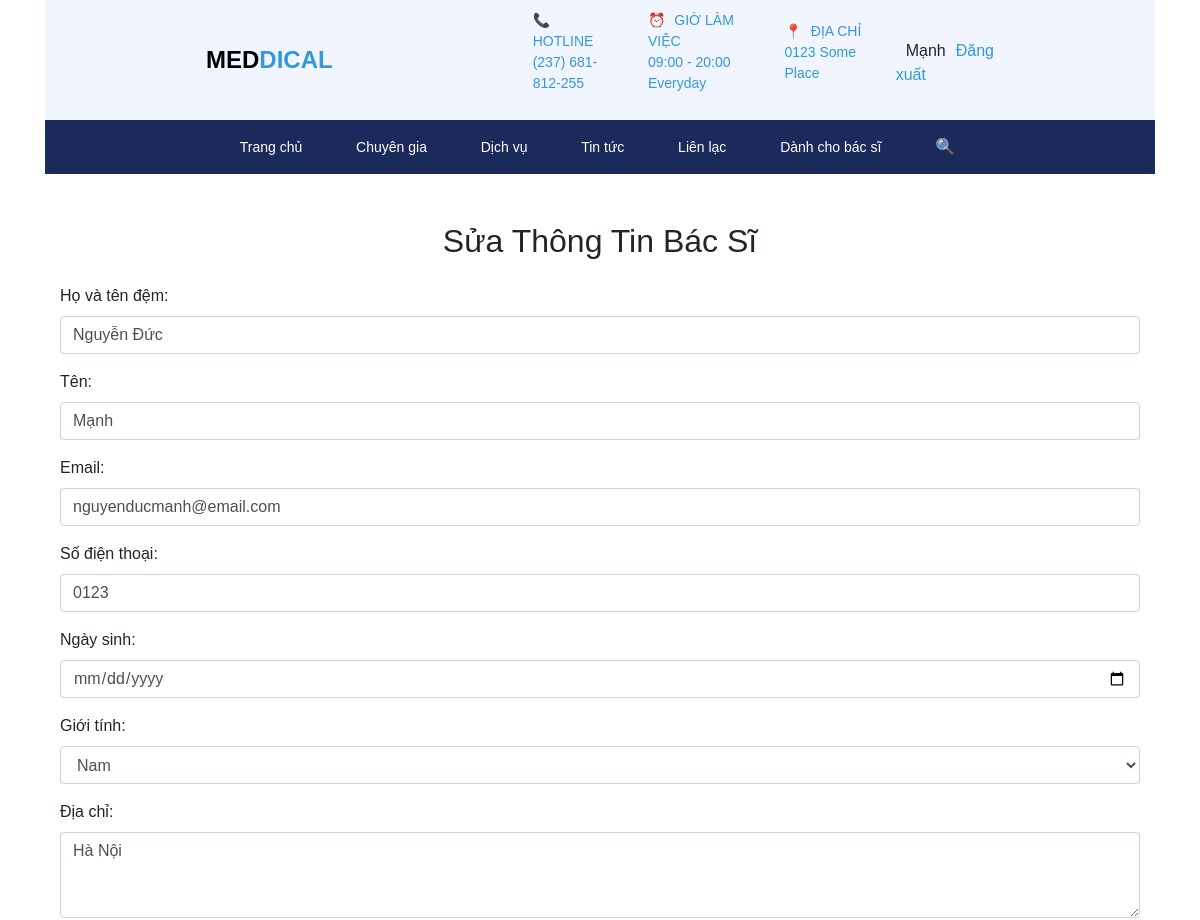
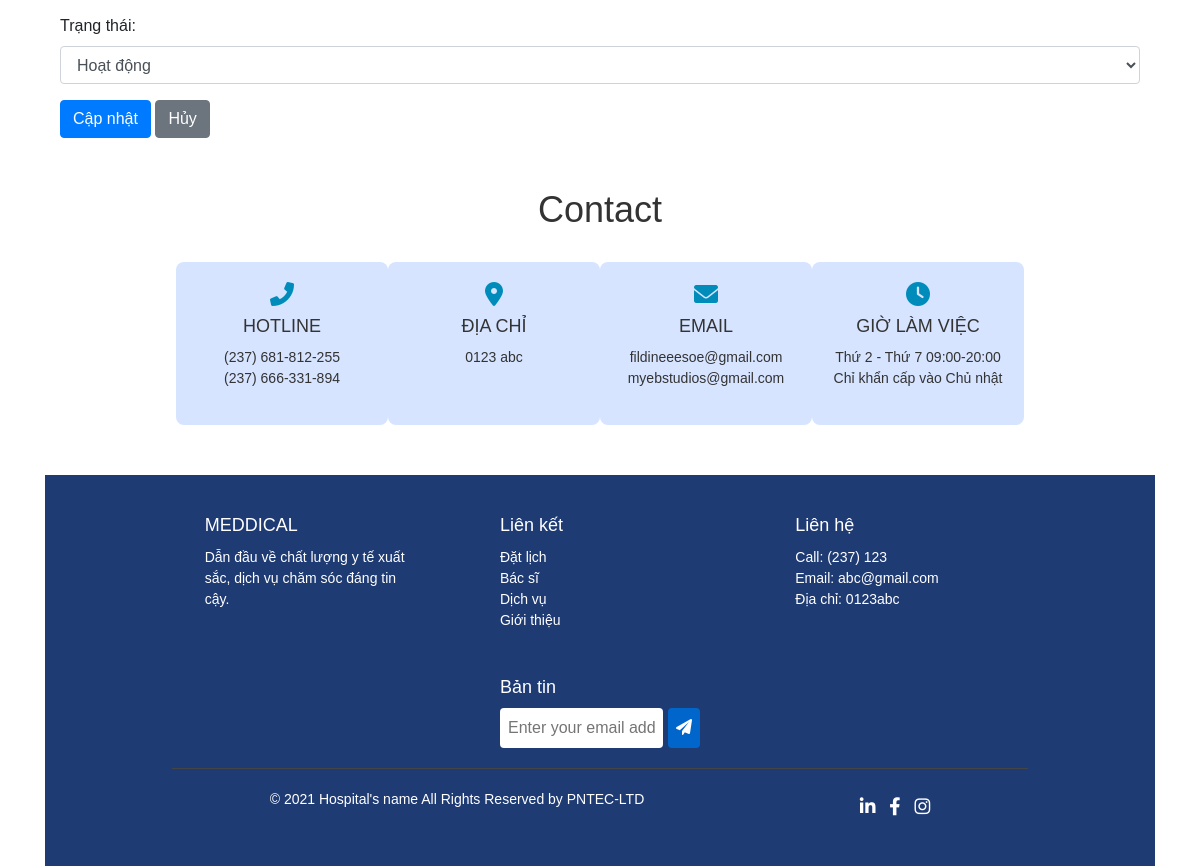
/php/QuanLy/lock_bac_si.php?id=1 (signed in), run on the app's committed database (2 pictures, top to bottom).
### tables this page shows
CREATE TABLE `bacsi` (
  `maBacSi` int(11) NOT NULL,
  `hoTenDem` varchar(255) NOT NULL,
  `ten` varchar(255) NOT NULL,
  `email` varchar(255) NOT NULL,
  `diachi` varchar(255) NOT NULL,
  `soDienThoai` varchar(255) NOT NULL,
  `ngaySinh` datetime DEFAULT NULL,
  `gioiTinh` varchar(255) DEFAULT NULL,
  `anhDaiDien` varchar(255) NOT NULL,
  `maTaiKhoan` int(11) NOT NULL
);

### php/myclass/clsbacsi_va.php (called while the page is built, shortened)
<?php
function connDB() {
    $host = "mysql:host=localhost;dbname=benhvien;charset=utf8";
    $user = "root";
    $pass = "";
    try {
        $conn = new PDO($host, $user, $pass);
        $conn->setAttribute(PDO::ATTR_ERRMODE, PDO::ERRMODE_EXCEPTION);
        return $conn;
    } catch (PDOException $e) {
        error_log("Database connection error: " . $e->getMessage());
        return null;
    }
}
class Clsbacsi {
    public $conn;
    function __construct() {
        $this->conn = connDB();
    }
    public function layThongTinBacSi($maBacSi){
        $sql = "SELECT * FROM bacsi WHERE maBacSi = '$maBacSi'";
        return $this->conn->query($sql)->fetch();
    }
}
?>

### php/QuanLy/lock_bac_si.php (the view, shortened to what this page needs)
<!DOCTYPE html>
<html lang="en">
<head>
    <link rel="stylesheet" href="https://maxcdn.bootstrapcdn.com/bootstrap/4.5.2/css/bootstrap.min.css">
</head>
<body>
    <?php require_once '../layout/header.php'; ?>
    <?php
    require_once '../myclass/clsbacsi_va.php';
    $bacsi = new Clsbacsi();
    if (isset($_GET['id'])) {
        $id = $_GET['id'];
        $info = $bacsi->layThongTinBacSi($id);
    } else {
        echo "<script>alert('Không tìm thấy thông tin bác sĩ!'); window.location.href='danh_sach_bac_si.php';</script>";
        exit;
    }
    ?>
    <div class="container mt-5">
        <h2 class="text-center mb-4">Sửa Thông Tin Bác Sĩ</h2>
        <form id="formUpdate" method="POST" enctype="multipart/form-data">
            <div class="form-group">
                <label for="hoTenDem">Họ và tên đệm:</label>
                <input type="text" class="form-control" id="hoTenDem" name="hoTenDem" value="<?php echo htmlspecialchars($info['hoTenDem']); ?>" >
            </div>
            <div class="form-group">
                <label for="ten">Tên:</label>
                <input type="text" class="form-control" id="ten" name="ten" value="<?php echo htmlspecialchars($info['ten']); ?>" >
            </div>
            <div class="form-group">
                <label for="email">Email:</label>
                <input type="email" class="form-control" id="email" name="email" value="<?php echo htmlspecialchars($info['email']); ?>" >
            </div>
            <div class="form-group">
                <label for="soDienThoai">Số điện thoại:</label>
                <input type="text" class="form-control" id="soDienThoai" name="soDienThoai" value="<?php echo htmlspecialchars($info['soDienThoai']); ?>" >
            </div>
            <div class="form-group">
                <label for="ngaySinh">Ngày sinh:</label>
                <input type="date" class="form-control" id="ngaySinh" name="ngaySinh" value="<?php echo htmlspecialchars($info['ngaySinh']); ?>" >
            </div>
            <div class="form-group">
                <label for="gioiTinh">Giới tính:</label>
                <select class="form-control" id="gioiTinh" name="gioiTinh" >
                    <option value="Nam" <?php if ($info['gioiTinh'] === 'Nam') echo 'selected'; ?>>Nam</option>
                </select>
            </div>
            <div class="form-group">
                <label for="diachi">Địa chỉ:</label>
                <textarea class="form-control" id="diachi" name="diachi" rows="3" ><?php echo htmlspecialchars($info['diachi']); ?></textarea>
            </div>
            <div class="form-group">
                <label for="trangThai">Trạng thái:</label>
                <select class="form-control" id="trangThai" name="trangThai" >
                    <option value="active" <?php if ($info['trangThai'] === 'active') echo 'selected'; ?>>Hoạt động</option>
                </select>
            </div>
            <button type="submit" name="btn_update" class="btn btn-primary">Cập nhật</button>
            <a href="quan_li_tai_khoan_bac_si.php" class="btn btn-secondary">Hủy</a>
        </form>
    </div>
    <?php require_once '../layout/footer.php'; ?>
</body>
</html>

### css/mau.css (style rules this page uses)
* { box-sizing: border-box; margin: 0px auto; font-family: Arial, sans-serif; }
.container { width: 100%; height: auto; }

### data on the page
bacsi: hoTenDem "Nguyễn Đức", ten "Mạnh", email "nguyenducmanh@email.com", soDienThoai "0123", gioiTinh "Nam", diachi "Hà Nội"

### other printed values
$ten "Mạnh"
